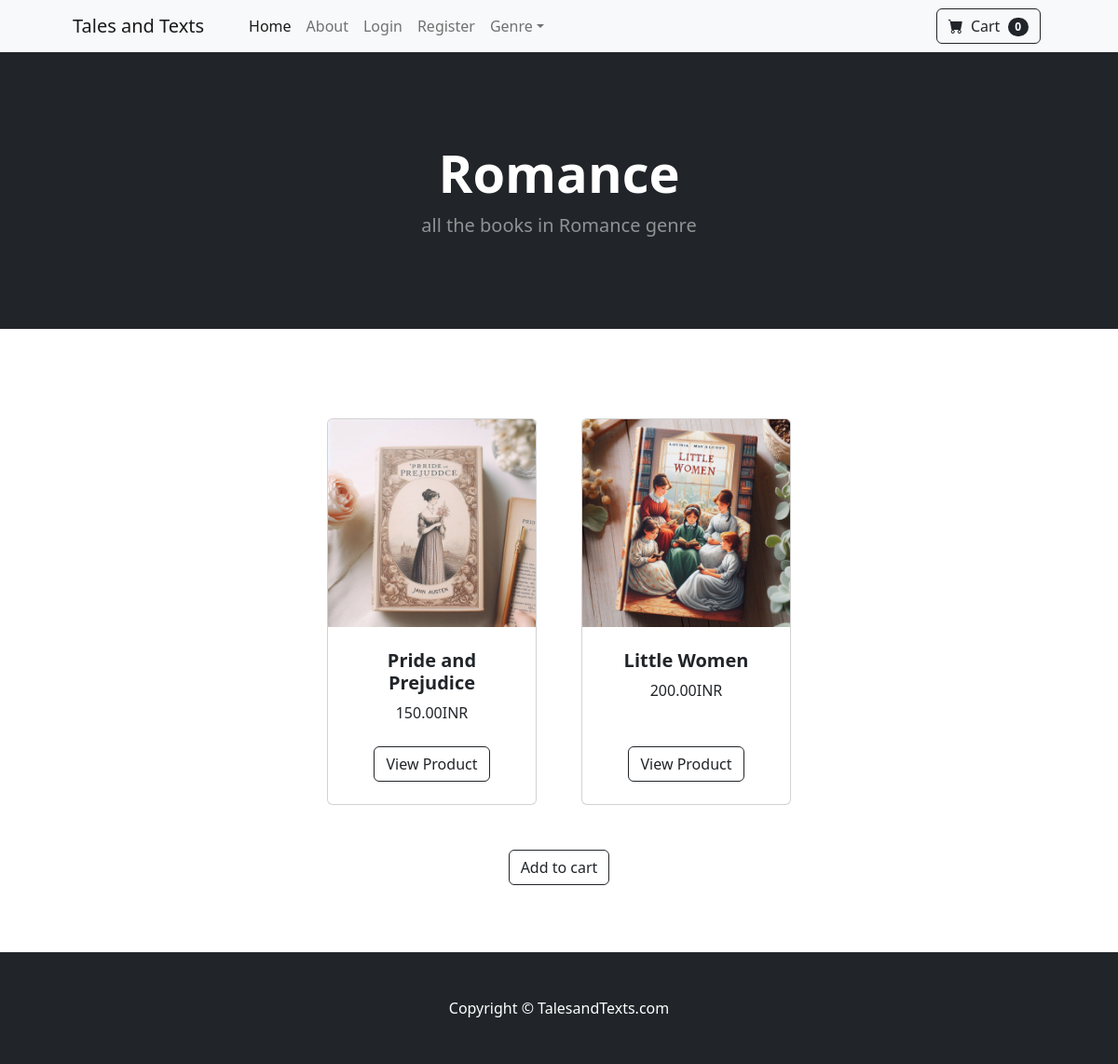
/genre/Romance, run on the app's committed database.
### store/models.py (models this page shows, shortened)
class Genre(models.Model):
    name = models.CharField(max_length=250)
    def __str__(self):
        return self.name

class Book(models.Model):
    name = models.CharField(max_length=250)
    author_name = models.CharField(max_length=250,default='')
    genre = models.ForeignKey(Genre, on_delete=models.CASCADE, default=1)
    UnitPrice = models.DecimalField(max_digits=10,decimal_places=2)
    UnitsinStock = models.SmallIntegerField()
    image = models.ImageField(upload_to='products/')

### store/views.py (the view)
# urls.py: path('genre/<str:foo>',views.genre,name='genre'),
def genre(request,foo):
    try:
        genre = Genre.objects.get(name=foo)
        books = Book.objects.filter(genre=genre)
        return render(request,'category.html',{'books':books, 'genre': genre})
    except:
        messages.success(request,("That genre does not exists."))
        return redirect('home')

### cart/cart.py (called while the page is built)
    def __len__(self):
        return len(self.cart)

### cart/context_processor.py (called while the page is built)
def cart(request):
    return{'cart': Cart(request)}

### store/templates/category.html (shortened to what this page needs)
{% extends 'base.html' %}
{% block content %}
        <header class="bg-dark py-5">
            <div class="container px-4 px-lg-5 my-5">
                <div class="text-center text-white">
                    <h1 class="display-4 fw-bolder">{{ genre }}</h1>
                    <p class="lead fw-normal text-white-50 mb-0">all the books in {{ genre }} genre</p>
                </div>
            </div>
        </header>
        <section class="py-5">
            <div class="container px-4 px-lg-5 mt-5">
                <div class="row gx-4 gx-lg-5 row-cols-2 row-cols-md-3 row-cols-xl-4 justify-content-center">
                    {% for book in books %}
                    <div class="col mb-5">
                        <div class="card h-100">
                            <img class="card-img-top" src="{{book.image.url}}" alt="..." />
                            <div class="card-body p-4">
                                <div class="text-center">
                                    <h5 class="fw-bolder">{{ book.name }}</h5>
                                    {{ book.UnitPrice }}INR
                                </div>
                            </div>
                            <div class="card-footer p-4 pt-0 border-top-0 bg-transparent">
                                <div class="text-center"><a class="btn btn-outline-dark mt-auto" href="{% url 'product' book.id %}">View Product</a></div>
                            </div>
                        </div>
                    </div>
                    {% endfor %}
                                </div>
                            </div>
                            <div class="card-footer p-4 pt-0 border-top-0 bg-transparent">
                                <div class="text-center"><a class="btn btn-outline-dark mt-auto" href="#">Add to cart</a></div>
                            </div>
        </section>
{% endblock %}

### data on the page
Genre: name "Romance"
Book: image (picture), name "Pride and Prejudice", UnitPrice "150.00"
Book: image (picture), name "Little Women", UnitPrice "200.00"

### other printed values
{{ cart|length }} "0"
